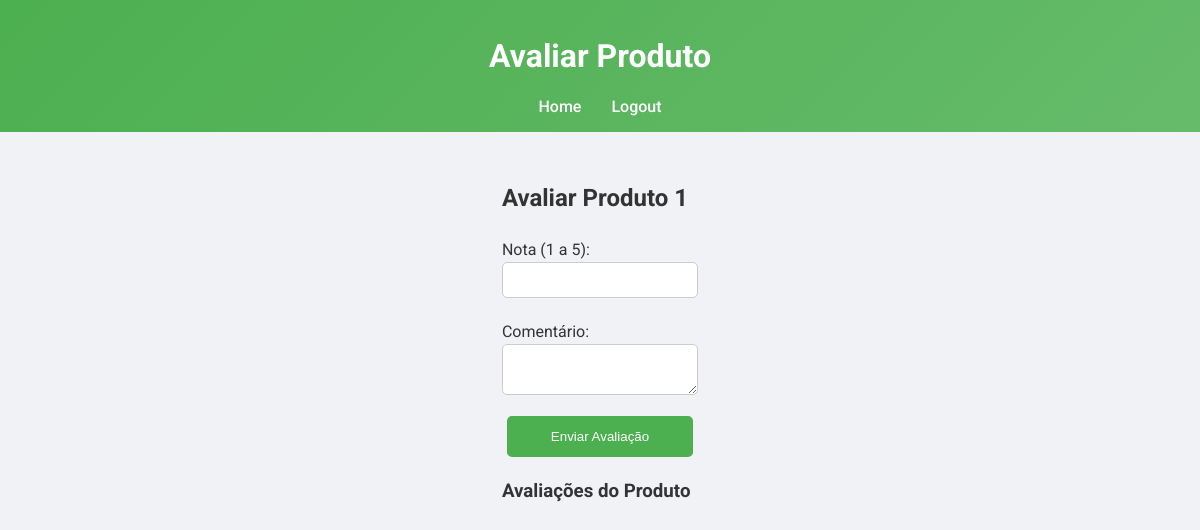
The app's page /avaliar/1 (signed in), older data.
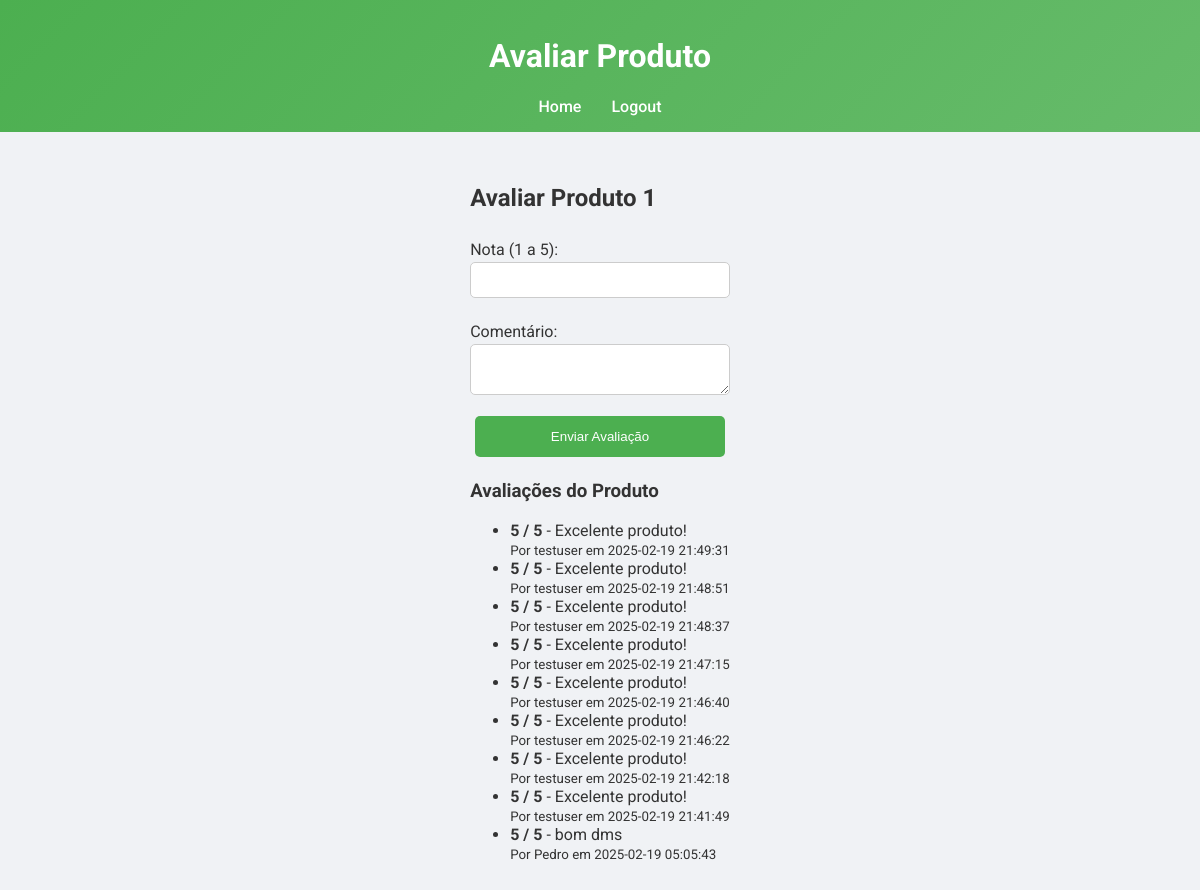
The same page, newer data.
### tables this page shows
CREATE TABLE avaliacoes (
                                    id INTEGER PRIMARY KEY AUTOINCREMENT,
                                    product_id INTEGER NOT NULL,
                                    username TEXT NOT NULL,
                                    rating INTEGER NOT NULL,
                                    comment TEXT,
                                    data TIMESTAMP DEFAULT CURRENT_TIMESTAMP,
                                    FOREIGN KEY(product_id) REFERENCES produtos(id));

### controllers.py (the view)
@bp.route('/avaliar/<int:produto_id>', methods=['GET', 'POST'])
def avaliar_produto(produto_id):
    if 'username' not in session:
        return redirect(url_for('bp.login'))
    if request.method == 'POST':
        rating = int(request.form['rating'])
        comment = request.form['comment']
        Avaliacao.registrar(produto_id, session['username'], rating, comment)
        LogAtividades.registrar(session['username'], "avaliar_produto", f"Avaliação para produto {produto_id} registrada.")
        return redirect(url_for('bp.index'))
    avaliacoes_produto = Avaliacao.listar_por_produto(produto_id)
    return render_template('avaliar.html', produto_id=produto_id, avaliacoes=avaliacoes_produto, username=session['username'])

### models.py (called while the page is built)
    @staticmethod
    def get_connection():
        return sqlite3.connect(db_path)

    @staticmethod
    def listar_por_produto(product_id):
        with DatabaseManager.get_connection() as conn:
            cursor = conn.cursor()
            cursor.execute(
                "SELECT * FROM avaliacoes WHERE product_id = ? ORDER BY data DESC",
                (product_id,)
            )
            return cursor.fetchall()

### templates/avaliar.html (shortened to what this page needs)
<!DOCTYPE html>
<html lang="pt-BR">
  <head>
    <link rel="stylesheet" href="/static/style.css" />
  </head>
  <body>
    <header>
      <h1>Avaliar Produto</h1>
      <nav>
        <a href="/">Home</a>
        <a href="/logout">Logout</a>
      </nav>
    </header>
    <main>
      <h2>Avaliar Produto {{ produto_id }}</h2>
      <form method="POST">
        <label for="rating">Nota (1 a 5):</label>
        <input type="number" id="rating" name="rating" min="1" max="5" required />
        <label for="comment">Comentário:</label>
        <textarea id="comment" name="comment" required></textarea>
        <button type="submit" class="btn">Enviar Avaliação</button>
      </form>
      <section class="avaliacoes">
        <h3>Avaliações do Produto</h3>
        <ul>
          {% for avaliacao in avaliacoes %}
          <li>
            <strong>{{ avaliacao[3] }} / 5</strong> - {{ avaliacao[4] }}<br />
            <small>Por {{ avaliacao[2] }} em {{ avaliacao[5] }}</small>
          </li>
          {% endfor %}
        </ul>
      </section>
    </main>
  </body>
</html>

Row changes from the older to the newer data that the page shows:
added avaliacoes: rating "5", comment "Excelente produto!", username "testuser", data "2025-02-19 21:49:31"
added avaliacoes: rating "5", comment "Excelente produto!", username "testuser", data "2025-02-19 21:48:51"
added avaliacoes: rating "5", comment "Excelente produto!", username "testuser", data "2025-02-19 21:48:37"
added avaliacoes: rating "5", comment "Excelente produto!", username "testuser", data "2025-02-19 21:47:15"
added avaliacoes: rating "5", comment "Excelente produto!", username "testuser", data "2025-02-19 21:46:40"
added avaliacoes: rating "5", comment "Excelente produto!", username "testuser", data "2025-02-19 21:46:22"
added avaliacoes: rating "5", comment "Excelente produto!", username "testuser", data "2025-02-19 21:42:18"
added avaliacoes: rating "5", comment "Excelente produto!", username "testuser", data "2025-02-19 21:41:49"
added avaliacoes: rating "5", comment "bom dms", username "Pedro", data "2025-02-19 05:05:43"
